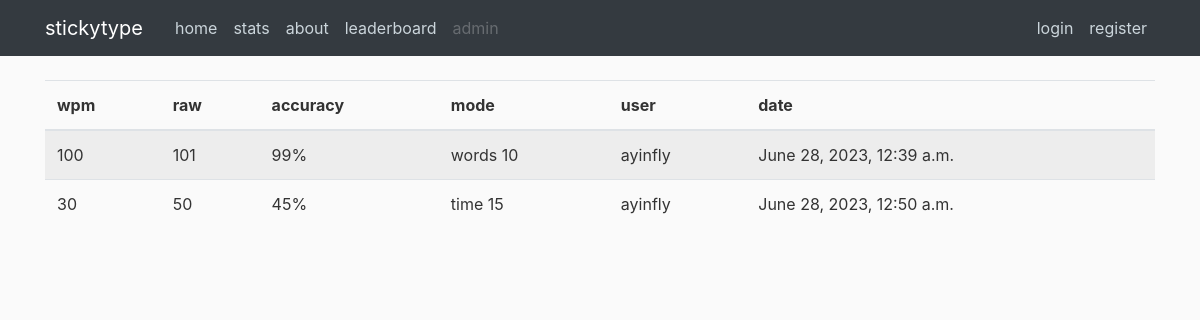
Screenshot of /stats/ with the database file from the repository.
### type/models.py (models this page shows, shortened)
class Stat(models.Model):
    author = models.ForeignKey(User, on_delete=models.CASCADE)
    wpm_total = models.PositiveSmallIntegerField(default=0)
    wpm_raw = models.PositiveSmallIntegerField(default=0)
    time = models.DateTimeField(auto_now_add=True)
    accuracy = models.PositiveSmallIntegerField(default=0)
    mode = models.CharField(max_length=20, default='')

### type/views.py (the view)
# urls.py: path("stats/", views.stats, name='type-stats'),
def stats(request):
    context = {
        'title': 'stats',
        'stats': Stat.objects.all()
    }
    return render(request, 'type/stats.html', context)

### type/templates/type/stats.html
{% extends "type/base.html" %}
{% block content%}
    <table class="table table-hover table-striped">
        <thead>
        <tr>
            <th scope="col">wpm</th>
            <th scope="col">raw</th>
            <th scope="col">accuracy</th>
            <th scope="col">mode</th>
            <th scope="col">user</th>
            <th scope="col">date</th>
        </tr>
        </thead>
        <tbody>
            {% for stat in stats %}
                <tr>
                    <td>{{ stat.wpm_total }}</td>
                    <td>{{ stat.wpm_raw }}</td>
                    <td>{{ stat.accuracy }}%</td>
                    <td>{{ stat.mode }}</td>
                    <td>{{ stat.author }}</td>
                    <td>{{ stat.time }}</td>
                </tr>
            {% endfor %}
        </tbody>
    </table>
{% endblock content%}

### type/static/type/main.css (style rules this page uses)
body { background: #fafafa; color: #333333; margin-top: 5rem; }

### rows the page displays
Stat: wpm_total "100", wpm_raw "101", accuracy "99", mode "words 10", author "ayinfly", time "June 28, 2023, 12:39 a.m."
Stat: wpm_total "30", wpm_raw "50", accuracy "45", mode "time 15", author "ayinfly", time "June 28, 2023, 12:50 a.m."
